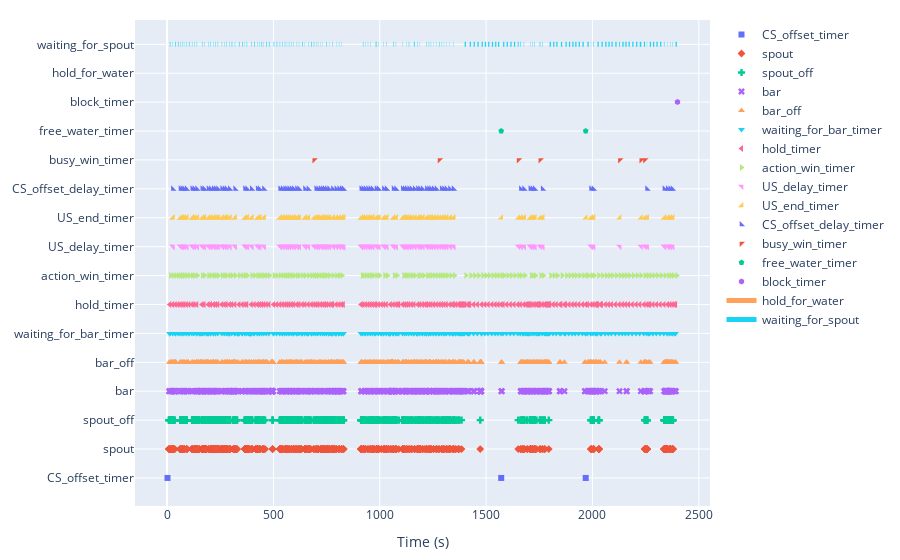

Here is the notebook cell this chart was saved with:
### Markdown cell above
# Event plots

### Code cell
# state_def = [{'name': 'hold_for_water', 
#                   'onset': 'hold_for_water', 'offset': 'waiting_for_spout'},
#             {'name': 'waiting_for_spout', 
#                  'onset': 'waiting_for_spout', 'offset': 'busy_win'},
#             {'name': 'busy_win', 
#                  'onset': 'busy_win', 'offset': 'break_after_water'},
#             {'name': 'break_after_water', 
#                  'onset': 'break_after_water',    'offset': 'waiting_for_bar'},
#             {'name': 'break_after_no_water', 
#                  'onset': 'break_after_no_water', 'offset': 'waiting_for_bar'}]

state_def = [
            {'name': 'hold_for_water', 
                 'onset': 'hold_for_water', 'offset': 'waiting_for_spout'},
            {'name': 'waiting_for_spout', 
                 'onset': 'waiting_for_spout', 'offset': 'break_after_trial'}]

df2plot = df_events[~df_events.event_name.str.contains('Print@') ]# remove all print statement

keys = df2plot.event_name.unique()
keys = keys[keys!='state_change']

plot_session(df2plot, keys, state_def, export_smrx=True, smrx_filename='test.smrx',verbose=False)

### Figure 1 — Plotly figure (JSON) as saved in the notebook; plotly's stock layout.template omitted (floating-point values rounded to 4 significant figures; data arrays with more than 128 entries replaced by an {"elided": "..."} marker saying what was removed)
{"data": [{"marker": {"symbol": "square"}, "mode": "markers", "name": "CS_offset_timer", "type": "scatter", "x": [2, 1571.0, 1968.0], "y": ["CS_offset_timer", "CS_offset_timer", "CS_offset_timer"]}, {"marker": {"symbol": "diamond"}, "mode": "markers", "name": "spout", "type": "scatter", "x": {"elided": "951 float values"}, "y": {"elided": "951 str values"}}, {"marker": {"symbol": "cross"}, "mode": "markers", "name": "spout_off", "type": "scatter", "x": {"elided": "951 float values"}, "y": {"elided": "951 str values"}}, {"marker": {"symbol": "x"}, "mode": "markers", "name": "bar", "type": "scatter", "x": {"elided": "624 float values"}, "y": {"elided": "624 str values"}}, {"marker": {"symbol": "triangle-up"}, "mode": "markers", "name": "bar_off", "type": "scatter", "x": {"elided": "624 float values"}, "y": {"elided": "624 str values"}}, {"marker": {"symbol": "triangle-down"}, "mode": "markers", "name": "waiting_for_bar_timer", "type": "scatter", "x": {"elided": "274 float values"}, "y": {"elided": "274 str values"}}, {"marker": {"symbol": "triangle-left"}, "mode": "markers", "name": "hold_timer", "type": "scatter", "x": {"elided": "194 float values"}, "y": {"elided": "194 str values"}}, {"marker": {"symbol": "triangle-right"}, "mode": "markers", "name": "action_win_timer", "type": "scatter", "x": {"elided": "157 float values"}, "y": {"elided": "157 str values"}}, {"marker": {"symbol": "triangle-ne"}, "mode": "markers", "name": "US_delay_timer", "type": "scatter", "x": {"elided": "193 float values"}, "y": {"elided": "193 str values"}}, {"marker": {"symbol": "triangle-se"}, "mode": "markers", "name": "US_end_timer", "type": "scatter", "x": {"elided": "195 float values"}, "y": {"elided": "195 str values"}}, {"marker": {"symbol": "triangle-sw"}, "mode": "markers", "name": "CS_offset_delay_timer", "type": "scatter", "x": [27.38, 63.08, 71.84, 80.64, 92.12, 118.5, 128.4, 141.1, 166.1, 175.3, 195.0, 206.2, 219.7, 229.7, 239.9, 259.1, 270.2, 279.9, 294.8, 320.1, 366.7, 376.6, 398.3, 425.9, 435.4, 455.7, 531.8, 543.9, 555.6, 564.4, 574.8, 585.8, 596.5, 611.2, 621.4, 648.7, 664.5, 701.3, 710.7, 722.6, 733.0, 741.4, 751.9, 762.5, 780.2, 795.9, 809.5, 821.2, 829.9, 913.2, 922.9, 933.5, 945.3, 956.1, 966.7, 984.9, 994.8, 1019.0, 1032.0, 1065.0, 1077.0, 1109.0, 1118.0, 1128.0, 1139.0, 1150.0, 1164.0, 1180.0, 1189.0, 1202.0, 1221.0, 1232.0, 1242.0, 1254.0, 1267.0, 1291.0, 1303.0, 1314.0, 1330.0, 1347.0, 1664.0, 1679.0, 1708.0, 1718.0, 1729.0, 1766.0, 1994.0, 2005.0, 2257.0, 2339.0, 2354.0, 2366.0, 2377.0], "y": ["CS_offset_delay_timer", "CS_offset_delay_timer", "CS_offset_delay_timer", "CS_offset_delay_timer", "CS_offset_delay_timer", "CS_offset_delay_timer", "CS_offset_delay_timer", "CS_offset_delay_timer", "CS_offset_delay_timer", "CS_offset_delay_timer", "CS_offset_delay_timer", "CS_offset_delay_timer", "CS_offset_delay_timer", "CS_offset_delay_timer", "CS_offset_delay_timer", "CS_offset_delay_timer", "CS_offset_delay_timer", "CS_offset_delay_timer", "CS_offset_delay_timer", "CS_offset_delay_timer", "CS_offset_delay_timer", "CS_offset_delay_timer", "CS_offset_delay_timer", "CS_offset_delay_timer", "CS_offset_delay_timer", "CS_offset_delay_timer", "CS_offset_delay_timer", "CS_offset_delay_timer", "CS_offset_delay_timer", "CS_offset_delay_timer", "CS_offset_delay_timer", "CS_offset_delay_timer", "CS_offset_delay_timer", "CS_offset_delay_timer", "CS_offset_delay_timer", "CS_offset_delay_timer", "CS_offset_delay_timer", "CS_offset_delay_timer", "CS_offset_delay_timer", "CS_offset_delay_timer", "CS_offset_delay_timer", "CS_offset_delay_timer", "CS_offset_delay_timer", "CS_offset_delay_timer", "CS_offset_delay_timer", "CS_offset_delay_timer", "CS_offset_delay_timer", "CS_offset_delay_timer", "CS_offset_delay_timer", "CS_offset_delay_timer", "CS_offset_delay_timer", "CS_offset_delay_timer", "CS_offset_delay_timer", "CS_offset_delay_timer", "CS_offset_delay_timer", "CS_offset_delay_timer", "CS_offset_delay_timer", "CS_offset_delay_timer", "CS_offset_delay_timer", "CS_offset_delay_timer", "CS_offset_delay_timer", "CS_offset_delay_timer", "CS_offset_delay_timer", "CS_offset_delay_timer", "CS_offset_delay_timer", "CS_offset_delay_timer", "CS_offset_delay_timer", "CS_offset_delay_timer", "CS_offset_delay_timer", "CS_offset_delay_timer", "CS_offset_delay_timer", "CS_offset_delay_timer", "CS_offset_delay_timer", "CS_offset_delay_timer", "CS_offset_delay_timer", "CS_offset_delay_timer", "CS_offset_delay_timer", "CS_offset_delay_timer", "CS_offset_delay_timer", "CS_offset_delay_timer", "CS_offset_delay_timer", "CS_offset_delay_timer", "CS_offset_delay_timer", "CS_offset_delay_timer", "CS_offset_delay_timer", "CS_offset_delay_timer", "CS_offset_delay_timer", "CS_offset_delay_timer", "CS_offset_delay_timer", "CS_offset_delay_timer", "CS_offset_delay_timer", "CS_offset_delay_timer", "CS_offset_delay_timer"]}, {"marker": {"symbol": "triangle-nw"}, "mode": "markers", "name": "busy_win_timer", "type": "scatter", "x": [692.0, 1281.0, 1653.0, 1755.0, 2129.0, 2230.0, 2247.0], "y": ["busy_win_timer", "busy_win_timer", "busy_win_timer", "busy_win_timer", "busy_win_timer", "busy_win_timer", "busy_win_timer"]}, {"marker": {"symbol": "pentagon"}, "mode": "markers", "name": "free_water_timer", "type": "scatter", "x": [1571.0, 1968.0], "y": ["free_water_timer", "free_water_timer"]}, {"marker": {"symbol": "hexagon"}, "mode": "markers", "name": "block_timer", "type": "scatter", "x": [2400], "y": ["block_timer"]}, {"line": {"width": 5}, "mode": "lines", "name": "hold_for_water", "type": "scatter", "x": {"elided": "474 float values"}, "y": {"elided": "474 str values"}}, {"line": {"width": 5}, "mode": "lines", "name": "waiting_for_spout", "type": "scatter", "x": {"elided": "474 float values"}, "y": {"elided": "474 str values"}}], "layout": {"autosize": true, "margin": {"b": 20, "l": 20, "r": 20, "t": 20}, "xaxis": {"autorange": true, "range": [-153.8, 2556.0], "title": {"text": "Time (s)"}, "type": "linear"}, "yaxis": {"autorange": true, "fixedrange": true, "range": [-1.066, 15.85], "type": "category"}}}
